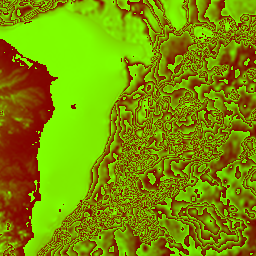
#> input picture previews/work/t6/t_17_29.png, 256 x 256 px; its folder holds only this picture in this run
$ python sa.py
#> lines starting #> are read from the running program, lines starting #| are printed output that depends on the picture
import json,math,numpy as np
from PIL import Image,ImageDraw,ImageFilter
from scipy.ndimage import map_coordinates,gaussian_filter,distance_transform_edt
W0,E0,S0,N0=-82,-34,-56,13
k=math.cos(math.radians(21.5));H=4096;W=int(H*(E0-W0)*k/(N0-S0))
lons=W0+(np.arange(W)+.5)/W*(E0-W0);lats=N0-(np.arange(H)+.5)/H*(N0-S0)
z=6;T=256;X0,Y0=17,29;big=np.zeros((16*T,9*T))
for x in range(17,26):
  for y in range(29,45):
    a=np.asarray(Image.open(f't6/t_{x}_{y}.png').convert('RGB')).astype(float)
    big[(y-Y0)*T:(y-Y0+1)*T,(x-X0)*T:(x-X0+1)*T]=a[:,:,0]*256+a[:,:,1]+a[:,:,2]/256-32768
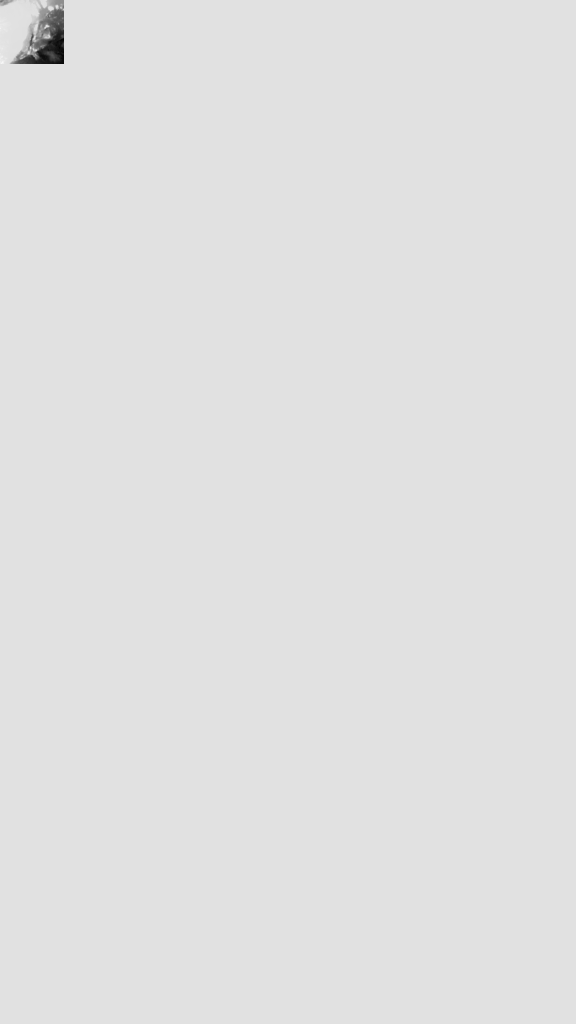
#> big: shape (4096, 2304) float64 (shown at 1/4 size); min -3692, max 490, mean -7.7; drawn with min black and max white
#> (the run stopped early here; a loop or call above may not have finished)
